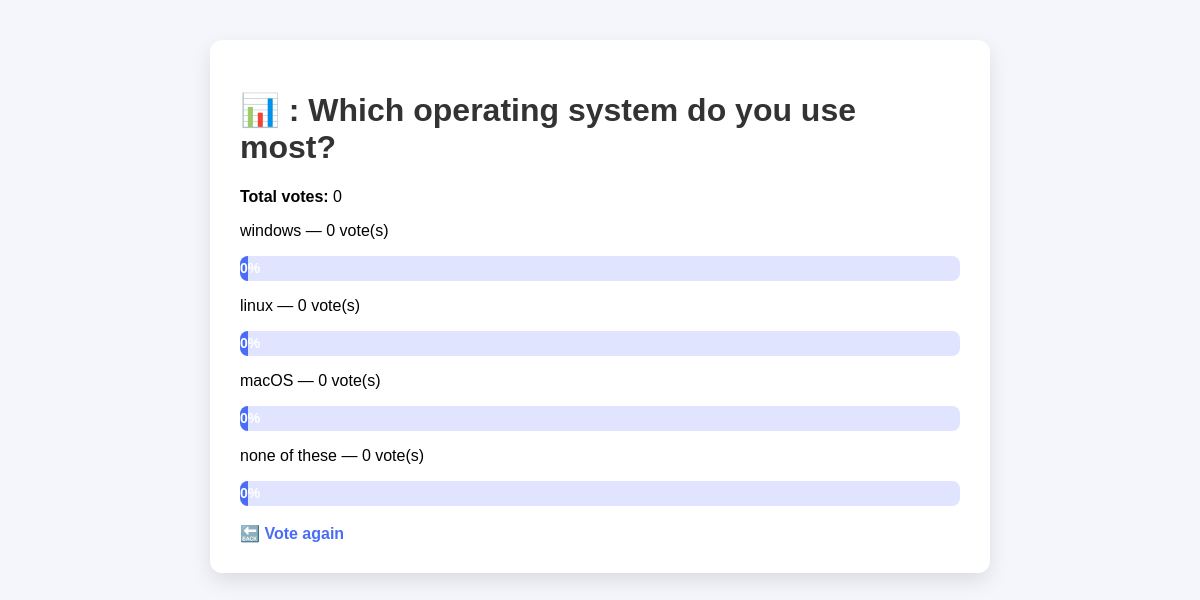
The app's page /2/results/ with its own data.
### polls/models.py (models this page shows, shortened)
class Question(models.Model):
    question_text = models.CharField(max_length=200)
    pub_date = models.DateTimeField('date published')

class Choice(models.Model):
    question = models.ForeignKey(Question, on_delete=models.CASCADE)
    choice_text = models.CharField(max_length=200)
    votes = models.IntegerField(default=0)

### polls/views.py (the view)
# urls.py: path('<int:question_id>/results/', views.results, name='results'),
def results(request, question_id):
    question = get_object_or_404(Question, pk=question_id)
    total_votes = sum(choice.votes for choice in question.choice_set.all())
    choices_with_percent = []
    for choice in question.choice_set.all():
        if total_votes == 0:
            percent = 0
        else:
            percent = int((choice.votes / total_votes) * 100)
        choices_with_percent.append({
            'choice': choice,
            'percent': percent
        })
    context = {
        'question': question,
        'choices_with_percent': choices_with_percent,
        'total_votes': total_votes,
    }
    return render(request, 'polls/results.html', context)

### polls/templates/polls/results.html
{% load static %}
<link rel="stylesheet" href="{% static 'polls/style.css' %}">
<div class="container">
  <h1>📊 {{ question.question_text }}</h1>
  <p><strong>Total votes:</strong> {{ total_votes }}</p>
  {% for item in choices_with_percent %}
    <p>
      {{ item.choice.choice_text }} —
      {{ item.choice.votes }} vote(s)
    </p>
    <div class="result-bar">
      <div class="result-fill" style="width: {{ item.percent }}%;">
        {{ item.percent }}%
      </div>
    </div>
  {% endfor %}
  <br>
  <a href="{% url 'index' %}">🔙 Vote again</a>
</div>

### polls/templates/polls/style.css (style rules this page uses)
.container { width: 60%; margin: 40px auto; background: white; padding: 30px; border-radius: 12px; box-shadow: 0 8px 20px rgba(0,0,0,0.1); }
h1 { color: #333; }
a { text-decoration: none; color: #4a6cf7; font-weight: bold; }
.result-bar { background: #e0e4ff; border-radius: 8px; overflow: hidden; height: 25px; margin-top: 5px; }
.result-fill { background: #4a6cf7; height: 100%; color: white; text-align: right; padding-right: 8px; line-height: 25px; font-size: 14px; font-weight: bold; }

### records on screen
Question: question_text ": Which operating system do you use most?"
Choice: choice.choice_text "windows", choice.votes "0", percent "0"
Choice: choice.choice_text "linux", choice.votes "0", percent "0"
Choice: choice.choice_text "macOS", choice.votes "0", percent "0"
Choice: choice.choice_text "none of these", choice.votes "0", percent "0"

### other values on screen
{{ total_votes }} "0"
